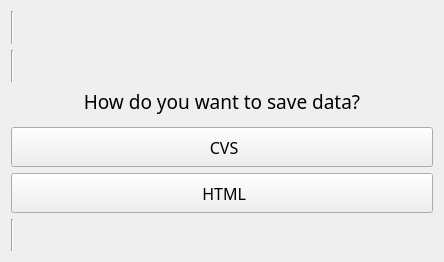
<?xml version="1.0" encoding="UTF-8"?>
<ui version="4.0">
 <class>UserFile</class>
 <widget class="QWidget" name="UserFile">
  <property name="geometry">
   <rect>
    <x>0</x>
    <y>0</y>
    <width>444</width>
    <height>262</height>
   </rect>
  </property>
  <property name="windowTitle">
   <string> UserFile</string>
  </property>
  <layout class="QVBoxLayout" name="verticalLayout">
   <item>
    <widget class="Line" name="line">
     <property name="orientation">
      <enum>Qt::Vertical</enum>
     </property>
    </widget>
   </item>
   <item>
    <widget class="Line" name="line_2">
     <property name="orientation">
      <enum>Qt::Vertical</enum>
     </property>
    </widget>
   </item>
   <item>
    <widget class="QLabel" name="label">
     <property name="font">
      <font>
       <family> Nunito</family>
       <pointsize>14</pointsize>
       <bold>false</bold>
      </font>
     </property>
     <property name="layoutDirection">
      <enum>Qt::LeftToRight</enum>
     </property>
     <property name="text">
      <string>&lt;html&gt;&lt;head/&gt;&lt;body&gt;&lt;p align=&quot;center&quot;&gt;How do you want to save data?&lt;/p&gt;&lt;/body&gt;&lt;/html&gt;</string>
     </property>
     <property name="textFormat">
      <enum>Qt::AutoText</enum>
     </property>
     <property name="alignment">
      <set>Qt::AlignHCenter|Qt::AlignTop</set>
     </property>
    </widget>
   </item>
   <item>
    <widget class="QPushButton" name="cvsUserButton">
     <property name="minimumSize">
      <size>
       <width>0</width>
       <height>40</height>
      </size>
     </property>
     <property name="font">
      <font>
       <family> Nunito</family>
       <pointsize>12</pointsize>
       <bold>false</bold>
      </font>
     </property>
     <property name="text">
      <string> CVS</string>
     </property>
    </widget>
   </item>
   <item>
    <widget class="QPushButton" name="htmlUserButton">
     <property name="sizePolicy">
      <sizepolicy hsizetype="Preferred" vsizetype="Fixed">
       <horstretch>0</horstretch>
       <verstretch>0</verstretch>
      </sizepolicy>
     </property>
     <property name="minimumSize">
      <size>
       <width>0</width>
       <height>40</height>
      </size>
     </property>
     <property name="font">
      <font>
       <family> Nunito</family>
       <pointsize>12</pointsize>
       <bold>false</bold>
      </font>
     </property>
     <property name="text">
      <string> HTML</string>
     </property>
    </widget>
   </item>
   <item>
    <widget class="Line" name="line_3">
     <property name="orientation">
      <enum>Qt::Vertical</enum>
     </property>
    </widget>
   </item>
  </layout>
 </widget>
 <layoutdefault spacing="6" margin="11"/>
 <resources/>
 <connections/>
</ui>
